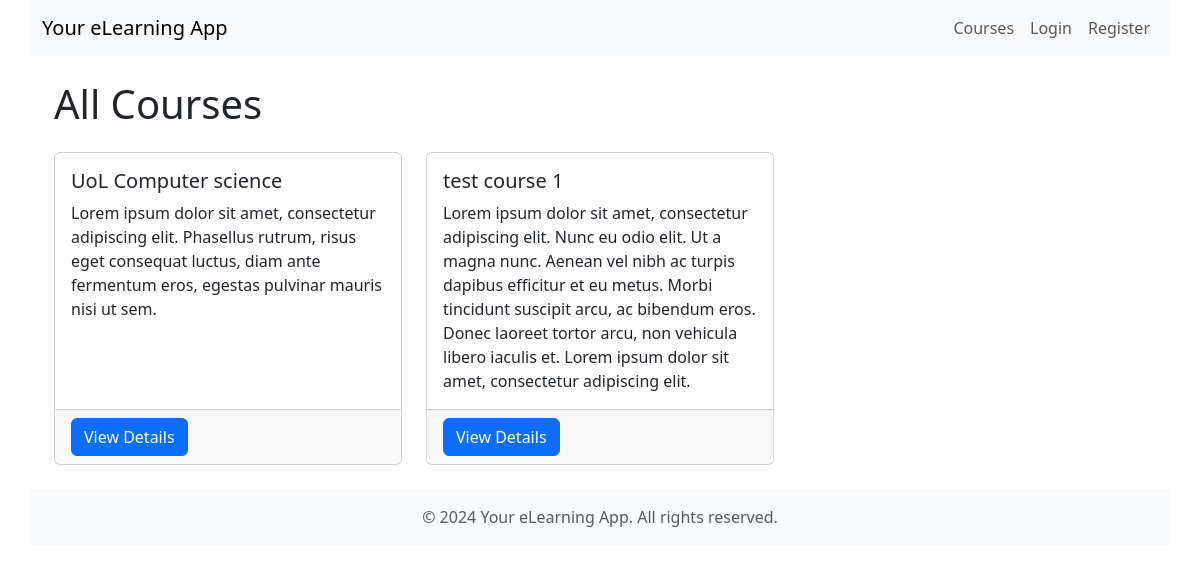
Page /courses/ on the earlier database version.
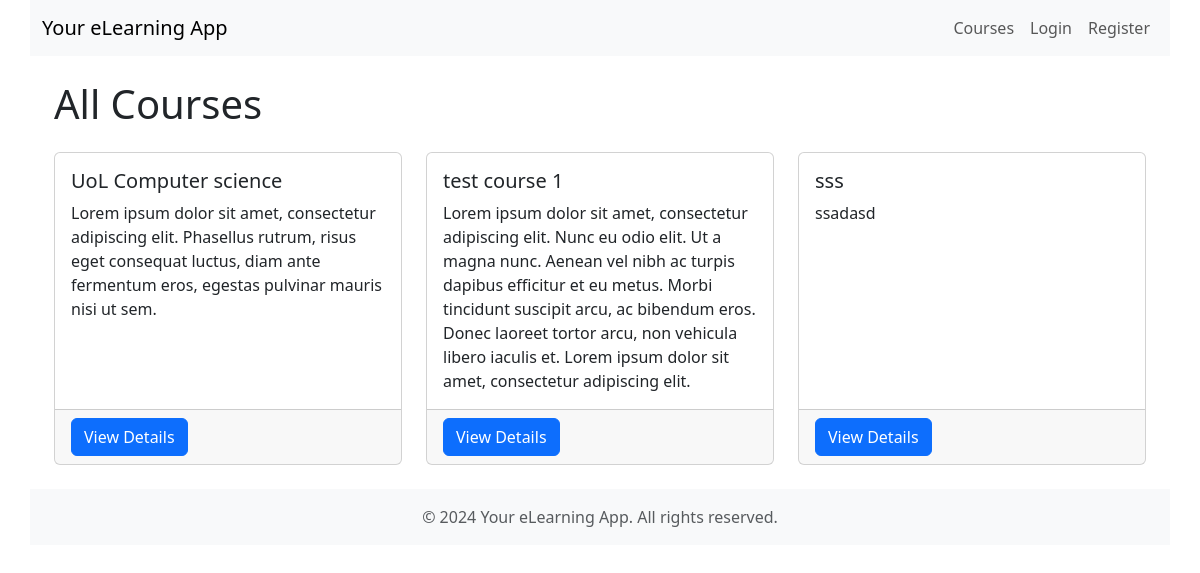
Same page on the later database version.
### eLearning/models.py (models this page shows, shortened)
class Course(models.Model):
    DRAFT = 'draft'
    OFFICIAL = 'official'
    STATUS_CHOICES = [
        (DRAFT, _('Draft')),
        (OFFICIAL, _('Official')),
    ]
    name = models.CharField(max_length=100)
    summary = models.TextField()
    description = RichTextField()  # CKEditor
    teacher = models.ForeignKey(User, on_delete=models.CASCADE, related_name='courses_taught')
    duration_weeks = models.PositiveIntegerField(
        _('Duration (weeks)'),
        default=20,
        validators=[MinValueValidator(1)]
    )
    status = models.CharField(_('Status'), max_length=20, choices=STATUS_CHOICES, default=DRAFT)
    created_at = models.DateTimeField(auto_now_add=True)
    last_modified = models.DateTimeField(null=True)
    start_date = models.DateTimeField(null=True)
    class Meta:
        verbose_name = _('Course')
        verbose_name_plural = _('Courses')
        unique_together = ('name', 'teacher')

### eLearning/views.py (the view)
# urls.py: path('courses/', views.CoursesView.as_view(), name='courses'),
class CoursesView(ListView):
    model = Course
    template_name = 'public/view_courses.html'
    context_object_name = 'courses'
    @csrf_exempt
    def get_queryset(self):
        return Course.objects.filter(status="official")

### eLearning/templates/public/view_courses.html (shortened to what this page needs)
{% extends '../base/base.html' %}
{% block content %}
<div class="container">
    <h1 class="my-4">All Courses</h1>
    <div class="row">
        {% for course in courses %}
        <div class="col-md-4 mb-4">
            <div class="card h-100">
                <div class="card-body">
                    <h5 class="card-title">{{ course.name }}</h5>
                    <p class="card-text">{{ course.summary }}</p>
                </div>
                <div class="card-footer">
                    <a href="{% url 'course_details' course.id %}" class="btn btn-primary">View Details</a>
                </div>
            </div>
        </div>
        {% endfor %}
    </div>
</div>
{% endblock %}

Differences in the rows shown:
added Course: name "sss", summary "ssadasd"
